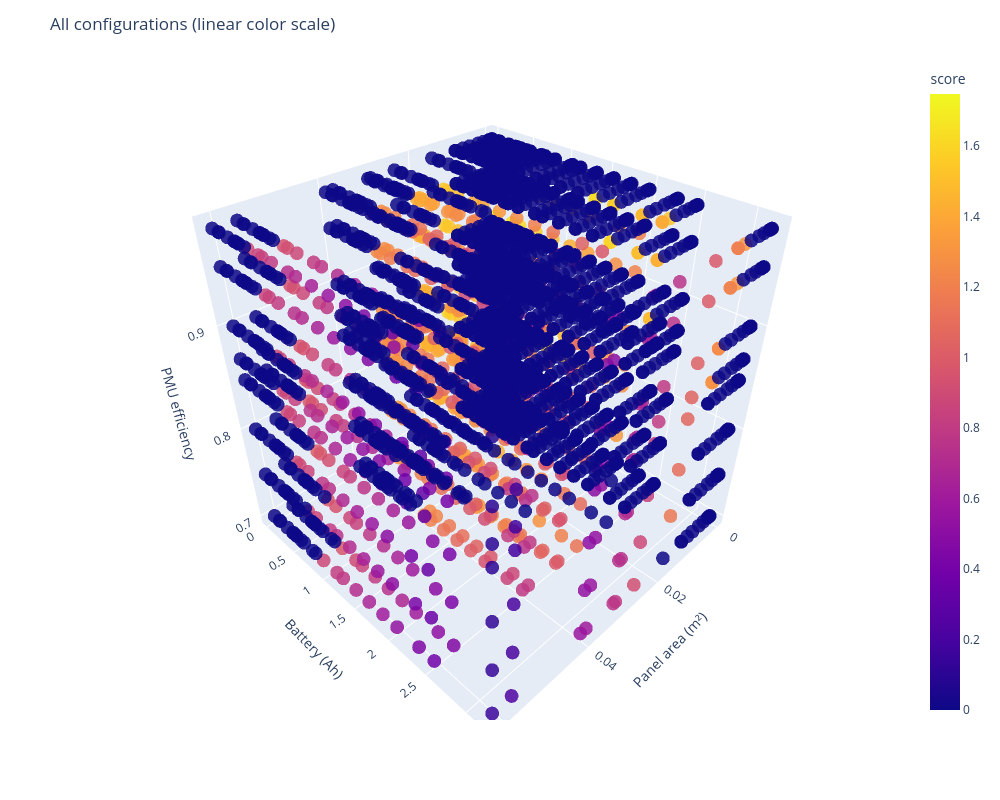

The notebook cell saved with this chart:
### Markdown cell above
## Plot best configurations

Visualize all configurations in 3D space (panel area × battery capacity × PMU efficiency)

### Code cell
LOG_COLOR = False

data = summary.copy()

if LOG_COLOR:
    eps = 1e-9
    data["score_color"] = np.log10(data["score"] + eps)
    color_label = "log10(score)"
else:
    data["score_color"] = data["score"]
    color_label = "score"

fig = px.scatter_3d(
    data,
    x="panel_area_m2",
    y="C_batt_Ah",
    z="eta_PMU",
    color="score_color",
    labels={
        "panel_area_m2": "Panel area (m²)",
        "C_batt_Ah": "Battery (Ah)",
        "eta_PMU": "PMU efficiency",
        "score_color": color_label
    },
    opacity=0.85
)

fig.update_layout(
    width=1000,
    height=800,
    title=f"All configurations ({'log color scale' if LOG_COLOR else 'linear color scale'})"
)

fig.show()

### Figure 1 — Plotly figure (JSON) as saved in the notebook; plotly's stock layout.template omitted (floating-point values rounded to 4 significant figures; data arrays with more than 128 entries replaced by an {"elided": "..."} marker saying what was removed)
{"data": [{"hovertemplate": "Panel area (m²)=%{x}<br>Battery (Ah)=%{y}<br>PMU efficiency=%{z}<br>score=%{marker.color}<extra></extra>", "legendgroup": "", "marker": {"color": {"elided": "3344 float values"}, "coloraxis": "coloraxis", "opacity": 0.85, "symbol": "circle"}, "mode": "markers", "name": "", "scene": "scene", "showlegend": false, "type": "scatter3d", "x": {"elided": "3344 float values"}, "y": {"elided": "3344 float values"}, "z": {"elided": "3344 float values"}}], "layout": {"coloraxis": {"colorbar": {"title": {"text": "score"}}, "colorscale": [[0, "#0d0887"], [0.1111, "#46039f"], [0.2222, "#7201a8"], [0.3333, "#9c179e"], [0.4444, "#bd3786"], [0.5556, "#d8576b"], [0.6667, "#ed7953"], [0.7778, "#fb9f3a"], [0.8889, "#fdca26"], [1, "#f0f921"]]}, "height": 800, "legend": {"tracegroupgap": 0}, "margin": {"t": 60}, "scene": {"domain": {"x": [0, 1], "y": [0, 1]}, "xaxis": {"title": {"text": "Panel area (m²)"}}, "yaxis": {"title": {"text": "Battery (Ah)"}}, "zaxis": {"title": {"text": "PMU efficiency"}}}, "title": {"text": "All configurations (linear color scale)"}, "width": 1000}}
